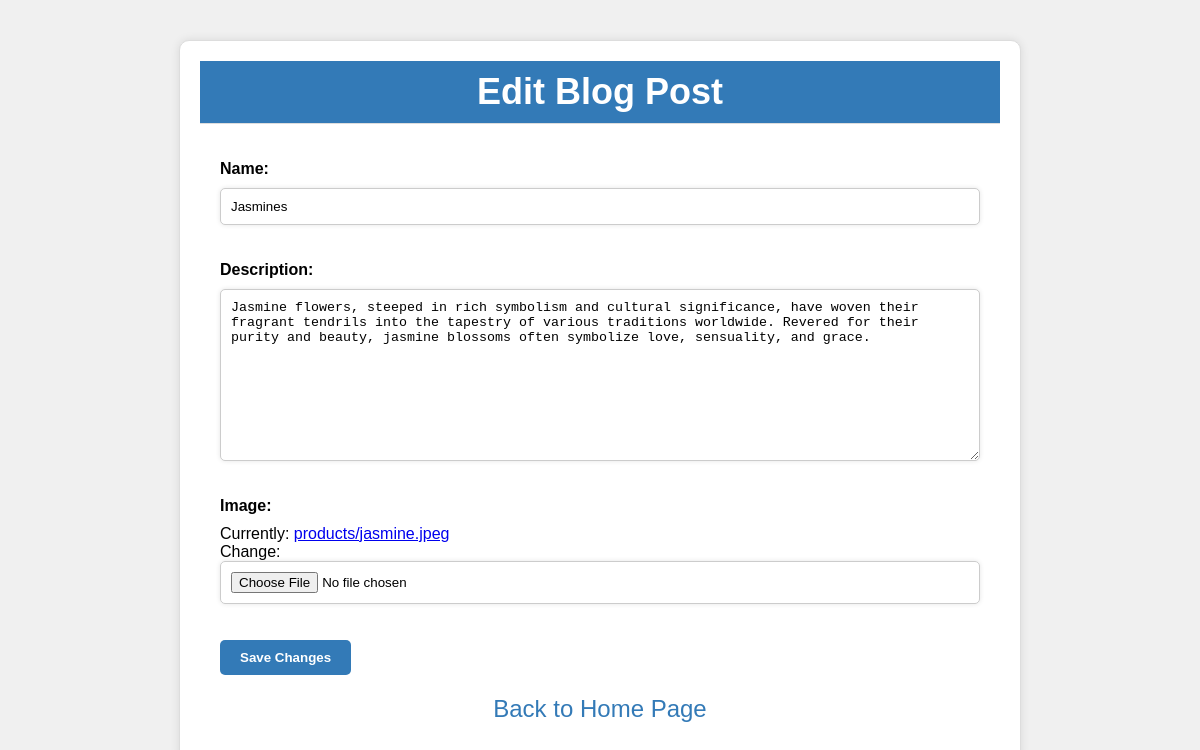
/product/1/edit/, run on the app's committed database.
### gallery/models.py (models this page shows, shortened)
class Product(models.Model):
	name = models.CharField(max_length=255)
	description = models.TextField()
	image = models.ImageField(upload_to='products/')
	created_at = models.DateTimeField(auto_now_add=True)
	updated_at = models.DateTimeField(auto_now=True)

### gallery/views.py (the view)
# urls.py: path('product/<int:pk>/edit/', views.edit_product, name='edit_product'),
def edit_product(request, pk):
    product = Product.objects.get(pk=pk)
    if request.method == 'POST':
        form = ProductForm(request.POST, instance=product)
        if form.is_valid():
            form.save()
            return redirect('product_list')
    else:
        form = ProductForm(instance=product)
    return render(request, 'edit.html', {'form': form})

### gallery/forms.py
class ProductForm(forms.ModelForm):
    class Meta:
        model = Product
        fields = ['name', 'description', 'image']

### gallery/templates/edit.html (shortened to what this page needs)
<div class="container">
  <div class="header">
    <h1>Edit Blog Post</h1>
  </div>
  <div class="edit-form">
    <form method="post">
      {{ form.as_p }}
      <button type="submit" class="btn btn-primary">Save Changes</button>
    </form>
    <a href="{% url 'product_list' %}" class="back-link">Back to Home Page</a>
  </div>
</div>

### gallery/templates/edit.html (style rules this page uses)
.container { max-width: 800px; margin: 40px auto; padding: 20px; background-color: #fff; border: 1px solid #ddd; box-shadow: 0 0 10px rgba(0, 0, 0, 0.1); border-radius: 10px; }
.header { background-color: #337ab7; color: #fff; padding: 10px; text-align: center; border-bottom: 1px solid #ddd; }
.header h1 { font-size: 36px; margin: 0; font-weight: bold; }
.edit-form { padding: 20px; }
.edit-form label { display: block; margin-bottom: 10px; font-weight: bold; }
.edit-form input,.edit-form textarea { width: 100%; padding: 10px; margin-bottom: 20px; border: 1px solid #ccc; border-radius: 5px; box-shadow: 0 0 5px rgba(0, 0, 0, 0.1); }
.edit-form button[type="submit"] { background-color: #337ab7; color: #fff; padding: 10px 20px; border: none; border-radius: 5px; cursor: pointer; font-weight: bold; }
.back-link { font-size: 24px; text-decoration: none; color: #337ab7; margin-top: 20px; display: block; text-align: center; }

### data on the page
Product: name "Jasmines", description "Jasmine flowers, steeped in rich symbolism and cultural significance, have woven their fragrant tendrils into the tapestry of various traditions worldwide. Revered for their purity and beauty, jasmine blossoms often symbolize love, sensuality, and grace."
